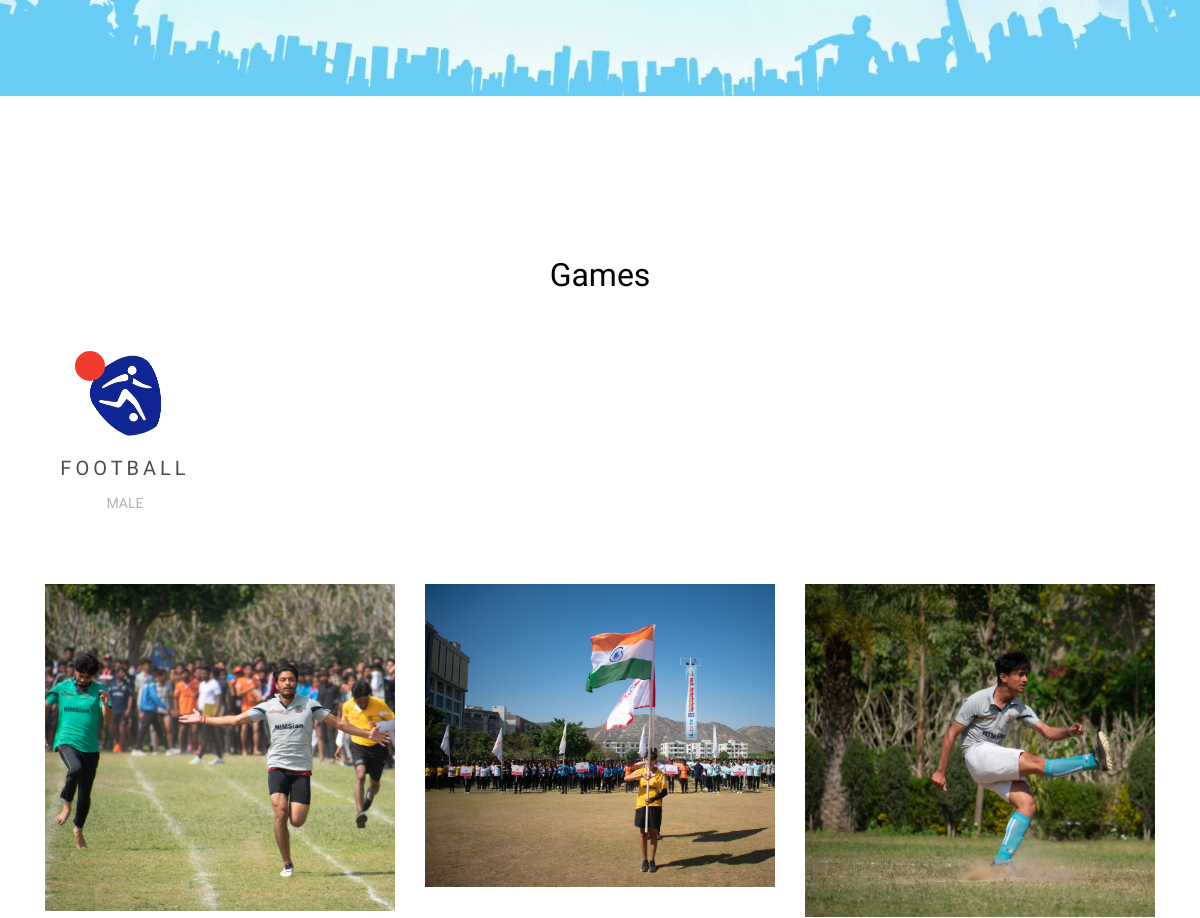
The page /games.php (middle part) on the database as committed earlier.
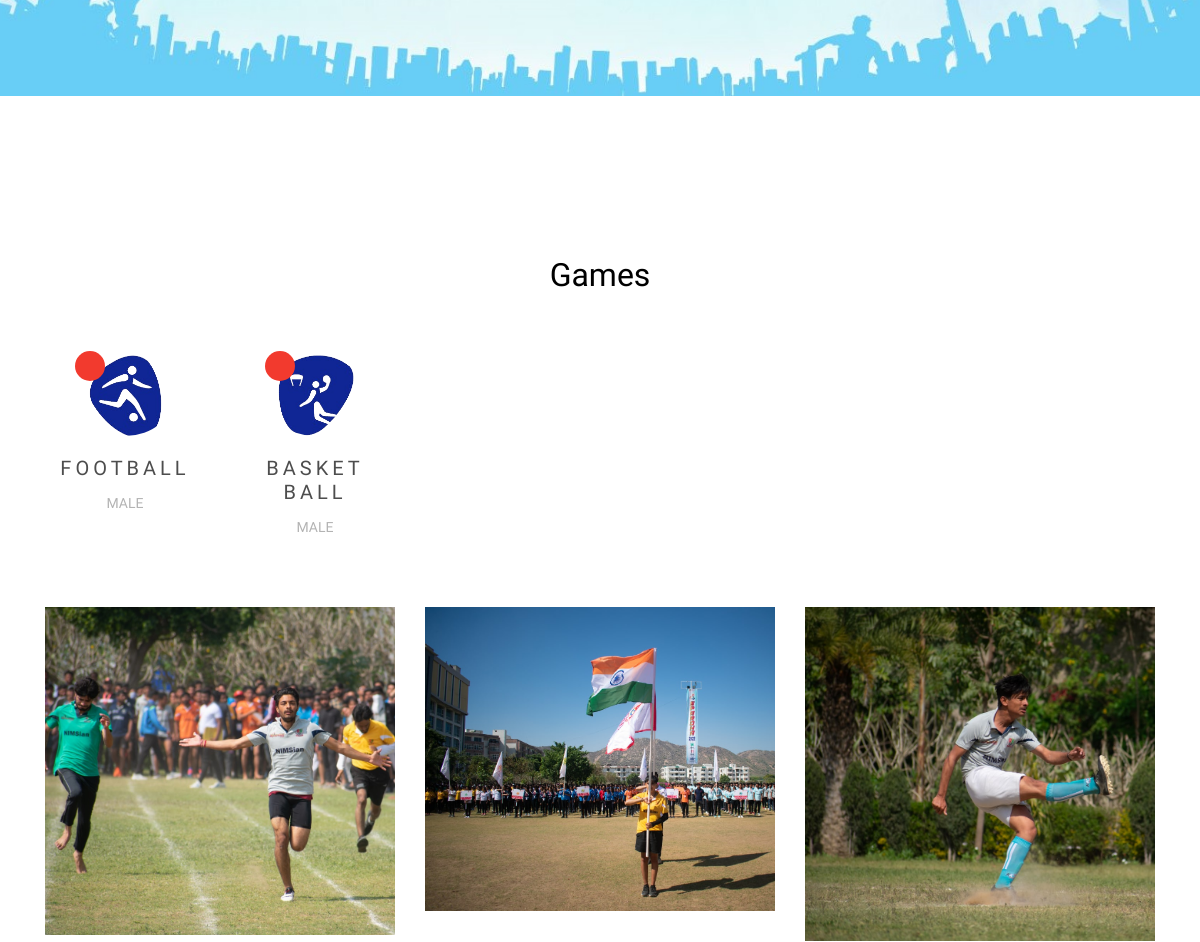
The same page on the database as committed later.
### tables this page shows
CREATE TABLE `game_data` (
  `game_id` int(11) NOT NULL,
  `game_name` text NOT NULL,
  `game_description` text NOT NULL,
  `game_type` text NOT NULL,
  `game_logo` text NOT NULL,
  `created_at` text NOT NULL
);

### games.php (the view, shortened to what this page needs)
<?php include('./connections/connection.php'); ?>
<?php include('./components/header.php'); ?>
<div class="site-blocks-cover" id="slide1" style="background-image: url(./assets/images/banner-6.jpg);" data-aos="fade" data-stellar-background-ratio="0.5"></div>
<div class="site-section">
  <div class="container">
    <div class="row">
      <div class="col-md-12 text-center mb-5">
        <h2 class="text-black">Games</h2>
      </div>
    </div>
    <div class="row">
      <?php
      $fetch_all_Games = mysqli_query($conn, "SELECT * FROM `game_data`");
      while ($row = mysqli_fetch_array($fetch_all_Games)) {
        $game_name = $row['game_name'];
        $game_type = $row['game_type'];
        $game_logo = $row['game_logo'];
        echo '
        <div class="mb-4 mb-lg-0 col-6 col-md-4 col-lg-2 text-center">
        <a href="./matches.php" style="all: unset;">
    <div class="player mb-5">
      <span class="team-number"></span>
      <img src="./admin/' . $game_logo . '" alt="Image" class="img-fluid image rounded-circle">
      <h2>' . $game_name . '</h2>
      <span class="position">' . $game_type . '</span>
      </div>
      </a>
      </div>
      ';
      } ?>
    </div>
  </div>
  <div class="site-section feature-blocks-1 no-margin-top">
    <div class="container">
      <div class="row mb-4">
        <?php include('./components/trio.php'); ?>
      </div>
    </div>
  </div>
</div>
<?php include('./components/footer.php') ?>

### components/header.php (shortened to what this page needs)
<!DOCTYPE html>
<html lang="en">
<head>
  <link rel="stylesheet" href="assets/fonts/icomoon/style.css">
  <link rel="stylesheet" href="assets/css/bootstrap.min.css">
  <link rel="stylesheet" href="assets/css/magnific-popup.css">
  <link rel="stylesheet" href="assets/css/jquery-ui.css">
  <link rel="stylesheet" href="assets/css/owl.carousel.min.css">
  <link rel="stylesheet" href="assets/css/owl.theme.default.min.css">
  <link rel="stylesheet" href="assets/css/aos.css">
  <link rel="stylesheet" href="assets/css/style.css">
</head>
<body>
  <div class="site-wrap">

### components/trio.php (shortened to what this page needs)
<div class="site-section pt-0 feature-blocks-1" data-aos="fade" data-aos-delay="100">
    <div class="container">
        <div class="row">
            <div class="col-md-6 col-lg-4">
                <div class="p-3 p-md-5 feature-block-1 mb-5 mb-lg-0 bg" style="background-image: url('./assets/images/new_images/2.jpg');">
                </div>
            </div>
            <div class="col-md-6 col-lg-4">
                <div class="p-3 p-md-5 feature-block-1 mb-5 mb-lg-0 bg" style="background-image: url('assets/images/new_images/1.jpg');">
                </div>
            </div>
            <div class="col-md-6 col-lg-4">
                <div class="p-3 p-md-5 feature-block-1 mb-5 mb-lg-0 bg" style="background-image: url('assets/images/new_images/3.jpg');">
                </div>
            </div>
        </div>
    </div>
</div>

### components/footer.php (shortened to what this page needs)
</div>

### assets/css/style.css (style rules this page uses)
body { line-height: 1.7; color: #4d4d4d; font-weight: 300; font-size: 1.1rem; }
a { -webkit-transition: .3s all ease; -o-transition: .3s all ease; transition: .3s all ease; }
.text-black { color: #000 !important; }
.site-wrap:before { -webkit-transition: .3s all ease-in-out; -o-transition: .3s all ease-in-out; transition: .3s all ease-in-out; background: rgba(0, 0, 0, 0.6); content: ""; position: absolute; z-index: 2000; top: 0; left: 0; right: 0; bottom: 0; opacity: 0; visibility: hidden; }
.site-section { padding: 2.5em 0; }
@media (min-width: 768px) { .site-section { padding: 5em 0; } }
.site-blocks-cover { background-size: cover; background-repeat: no-repeat; background-position: top; }
.site-blocks-cover, .site-blocks-cover .row { min-height: 600px; height: calc(100vh - 174px); }
.feature-blocks-1 { position: relative; margin-top: -70px; z-index: 2; color: #999999; }
.feature-blocks-1.no-margin-top { margin-top: 0px; }
.feature-blocks-1 .feature-block-1 { position: relative; top: 0; -webkit-transition: .3s all ease; -o-transition: .3s all ease; transition: .3s all ease; overflow: hidden; z-index: 1; }
.feature-blocks-1 .feature-block-1.bg { position: relative; background-size: cover; -webkit-transform: scale(1); -ms-transform: scale(1); transform: scale(1); -webkit-transition: .3s all ease-in-out; -o-transition: .3s all ease-in-out; transition: .3s all ease-in-out; }
.feature-blocks-1 .feature-block-1:before { content: ""; position: absolute; top: 0; z-index: 1; bottom: 0; left: 0; right: 0; background: transparent; -webkit-transition: .3s all ease-in-out; -o-transition: .3s all ease-in-out; transition: .3s all ease-in-out; }
.player { position: relative; }
.player img { max-width: 100px; border-radius: 50%; margin-bottom: 20px; }
.player .team-number { position: absolute; width: 30px; height: 30px; background: #f23a2e; border-radius: 50%; color: #fff; }
.player h2 { font-size: 20px; letter-spacing: .2em; text-transform: uppercase; }
.player .position { font-size: 14px; color: #b3b3b3; text-transform: uppercase; }

Rows that differ between the two databases and show on the page:
added game_data: game_logo (picture), game_name "BASKET BALL", game_type "MALE"
